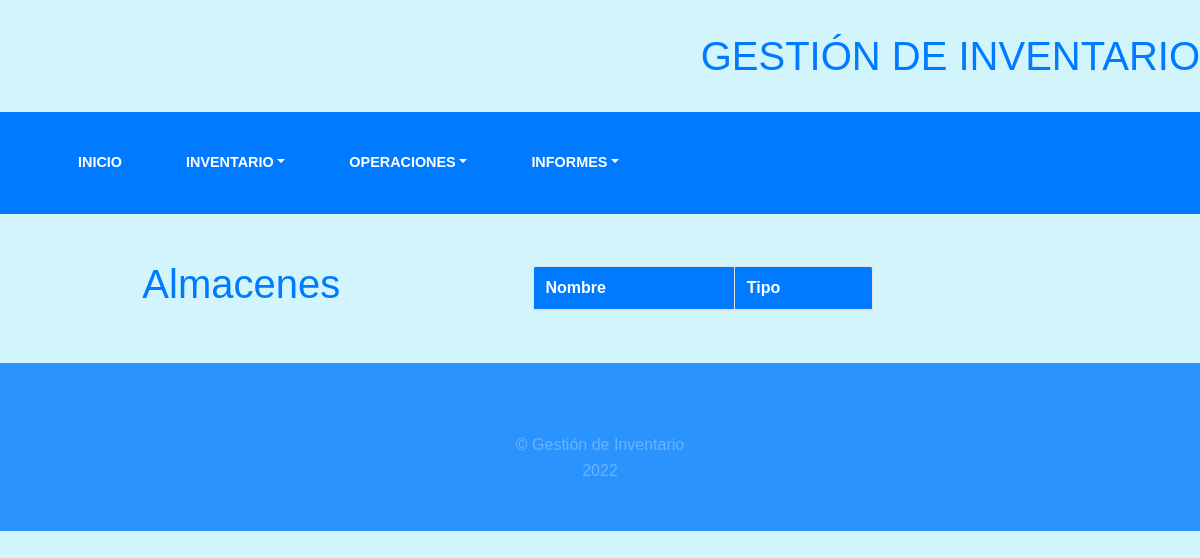
The page /almacen/listar-almacen/ on the database as committed earlier.
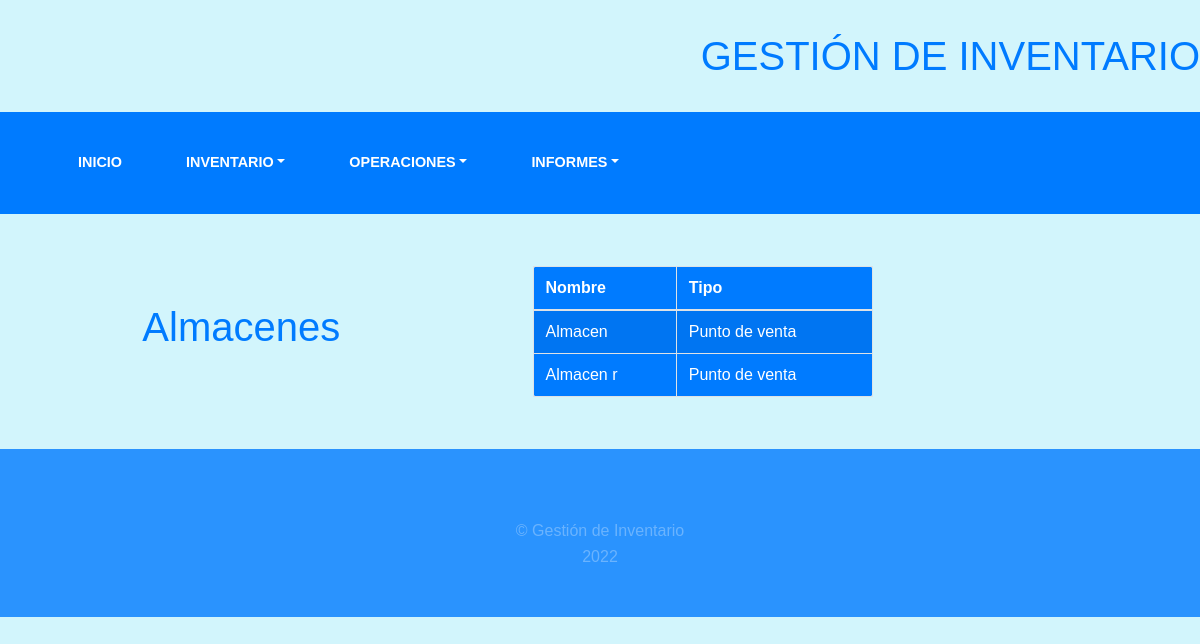
The same page on the database as committed later.
### inventory/models.py (models this page shows, shortened)
class Almacen(models.Model):
    nombre = models.CharField(max_length=100, unique=True)
    es_central = models.TextField(max_length=20, null=False, blank=False)
    class Meta:
        verbose_name_plural = "Almacenes"
        verbose_name = "Almacén"

### inventory/views.py (the view)
# urls.py: path('listar-almacen/', views.AlmacenListView.as_view(), name="list_almacen"),
class AlmacenListView(ListView):
    model = Almacen
    context_object_name = 'object'
    ordering = ['nombre']
    template_name = 'inventory/almacen/list_almacen.html'
    success_url = reverse_lazy('metr:update_almacen_list')

### templates/inventory/almacen/list_almacen.html (shortened to what this page needs)
{% extends 'inventory/base.html' %}
{% block content %}
    <div class=" row ">
        <div class="col-5 d-flex align-items-center justify-content-center">
            <h1>Almacenes</h1>
        </div>
        <div class="letra_azul col-4 d-flex align-items-center justify-content-center">
            <div class="card-body">
                <table id="example" class="table table-striped table-bordered f_back" style="width:100%">
                    <thead>
                    <tr>
                        <th>Nombre</th>
                        <th>Tipo</th>
                    </tr>
                    </thead>
                    <tbody>
                    {% for f in object %}
                        <tr>
                            <td>
                                <a href="{% url 'inv:products_instruments' f.id %}">{{ f.nombre }}</a>
                            </td>
                            <td>
                                {{ f.es_central }}
                            </td>
                        </tr>
                    {% endfor %}
                    </tbody>
                </table>
            </div>
        </div>
    </div>
{% endblock %}

Rows that differ between the two databases and show on the page:
added Almacen: nombre "Almacen", es_central "Punto de venta"
added Almacen: nombre "Almacen r", es_central "Punto de venta"
